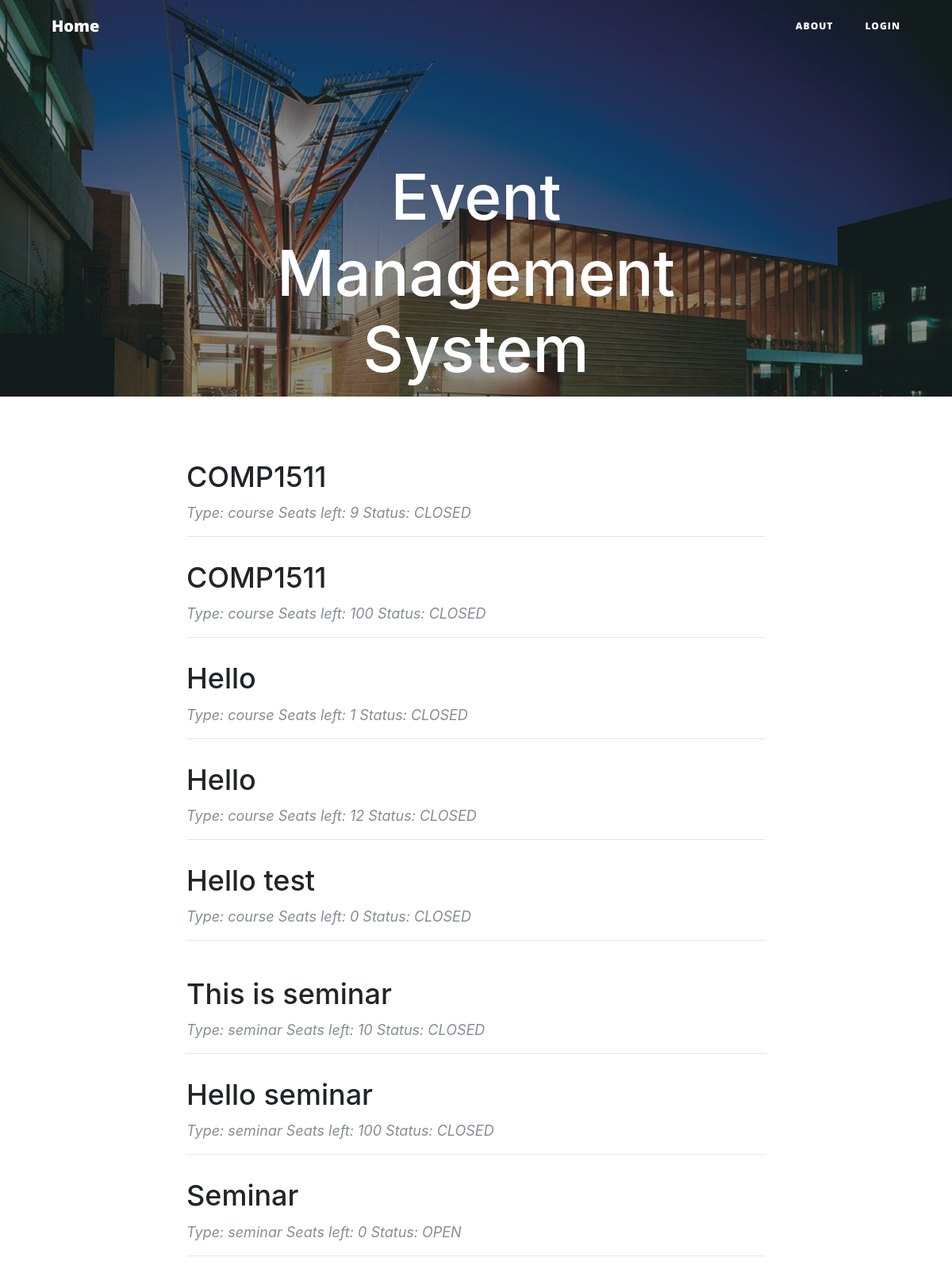
The page / on the database its author committed.
### event.py (models this page shows, shortened)
class Event(db.Model):
    __tablename__ = 'events'
    event_id = db.Column(db.Integer, primary_key=True)
    title = db.Column(db.String(120))
    details = db.Column(db.UnicodeText)
    start = db.Column(db.String(80))
    end = db.Column(db.String(80))
    capacity = db.Column(db.Integer)
    status = db.Column(db.String(80))
    creater = db.Column(db.String(80))
    fee = db.Column(db.Integer)
    users = db.relationship('User',secondary=event_realation,
                            backref=db.backref('event_users_all', lazy='dynamic'))

class Seminar(db.Model):
    __tablename__ = 'seminars'
    seminar_id = db.Column(db.Integer, primary_key=True)
    title = db.Column(db.String(120))
    details = db.Column(db.UnicodeText)
    start = db.Column(db.String(80))
    end = db.Column(db.String(80))
    capacity = db.Column(db.Integer)
    status = db.Column(db.String(80))
    creater = db.Column(db.String(80))
    users = db.relationship('User',secondary=seminar_realation,
                            backref=db.backref('seminar_users_all', lazy='dynamic'))
    sessions = db.relationship('Session',secondary=seminar_session,
                            backref=db.backref('session_all', lazy='dynamic'))

### route.py (the view)
@app.route('/')
def index():
    Eventsystem.check_statu()
    return render_template('index.html', events = Event.query.all(), seminars = Seminar.query.all())

### EventSystem.py (called while the page is built)
    def check_statu():
        now = datetime.now()
        for event in Event.query.all():
            end = datetime.strptime(event.end, "%d-%m-%Y")
            if end < now:
                event.status = 'CLOSED'
                db.session.add(event)
                db.session.commit()
        for seminar in Seminar.query.all():
            end = datetime.strptime(seminar.end, "%d-%m-%Y")
            if end < now:
                seminar.status = 'CLOSED'
                db.session.add(seminar)
                db.session.commit()
        for session in Session.query.all():
            end = datetime.strptime(session.end, "%d-%m-%Y")
            if end < now:
                session.status = 'CLOSED'
                db.session.add(session)
                db.session.commit()

### templates/index.html
{% extends 'base.html' %}
{% block body %}
<header class="masthead" style="background-image: url('{{ url_for('static',filename='asb-unsw-campus-53.jpg')}}'); width: auto; height:500px;">
    <div class="overlay"></div>
    <div class="container">
        <div class="row">
            <div class="col-lg-8 col-md-10 mx-auto">
                <div class="site-heading">
                    <h1>Event Management System</h1>
                    <span class="subheading">UNSW Event Management System</span>
                </div>
            </div>
        </div>
    </div>
</header>
<div class="container">
    <div class="row">
        <div class="col-lg-8 col-md-10 mx-auto">
            {% for event in events %}
                <div class="post-preview">
                    <a href="{{ url_for('info', eventId = event.event_id) }}">
                        <h2 class="post-title">
                            {{event.title}}
                        </h2>
                    </a>
                    <p class="post-meta">Type: course Seats left: {{ event.capacity - event.events_all.count() }} Status: {{event.status}}</p>
                </div>
                <hr>
            {% endfor %}
        </div>
    </div>
</div>
<div class="container">
    <div class="row">
        <div class="col-lg-8 col-md-10 mx-auto">
            {% for seminar  in seminars %}
                <div class="post-preview">
                    <a href="{{ url_for('seminarinfo', seminarId = seminar.seminar_id) }}">
                        <h2 class="post-title">
                            {{seminar.title}}
                        </h2>
                    </a>
                    <p class="post-meta">Type: seminar Seats left: {{ seminar.capacity - seminar.seminars_all.count() }} Status: {{seminar.status}}</p>
                </div>
                <hr>
            {% endfor %}
        </div>
    </div>
</div>
{% endblock %}

### templates/base.html (shortened to what this page needs)
<!DOCTYPE html>
<html lang="en">
    <head>
        <link rel = stylesheet type="text/css" href="{{ url_for('static',filename = 'font-awesome.min.css')}}"/>
        <link rel = stylesheet type="text/css" href="{{ url_for('static',filename = 'clean-blog.min.css')}}"/>
        <link rel = stylesheet type="text/css" href="{{ url_for('static',filename = 'bootstrap.min.css')}}"/>
    </head>
    <body>
        <nav  class="navbar navbar-expand-lg navbar-light fixed-top" id="mainNav">
            <div class="container">
                <a class="navbar-brand" href="{{url_for('index')}}">Home</a>
                <div class="collapse navbar-collapse" id="navbarResponsive">
                    <ul class="navbar-nav ml-auto">
                        <li class="nav-item">
                            <a class="nav-link" href="{{ url_for('about') }}">About</a>
                        </li>
                        {% if current_user.is_anonymous %}
                        <li class="nav-item">
                                <a class="nav-link" href="{{ url_for('login') }}">Login</a>
                        </li>
                        {% else %}
                        <li class="nav-item">
                            <a class="nav-link" href="{{ url_for('logout') }}">Logout</a>
                        </li>
                        {% endif %}
                    </ul>
                </div>
            </div>
        </nav>
        {% block body %}{% endblock %}
    </body>
</html>

### rows shown on the page
Event: title "COMP1511", event.capacity-event.events_all.count() "9", status "CLOSED"
Event: title "COMP1511", event.capacity-event.events_all.count() "100", status "CLOSED"
Event: title "Hello", event.capacity-event.events_all.count() "1", status "CLOSED"
Event: title "Hello", event.capacity-event.events_all.count() "12", status "CLOSED"
Event: title "Hello test", event.capacity-event.events_all.count() "0", status "CLOSED"
Seminar: title "This is seminar", seminar.capacity-seminar.seminars_all.count() "10", status "CLOSED"
Seminar: title "Hello seminar", seminar.capacity-seminar.seminars_all.count() "100", status "CLOSED"
Seminar: title "Seminar", seminar.capacity-seminar.seminars_all.count() "0", status "OPEN"
